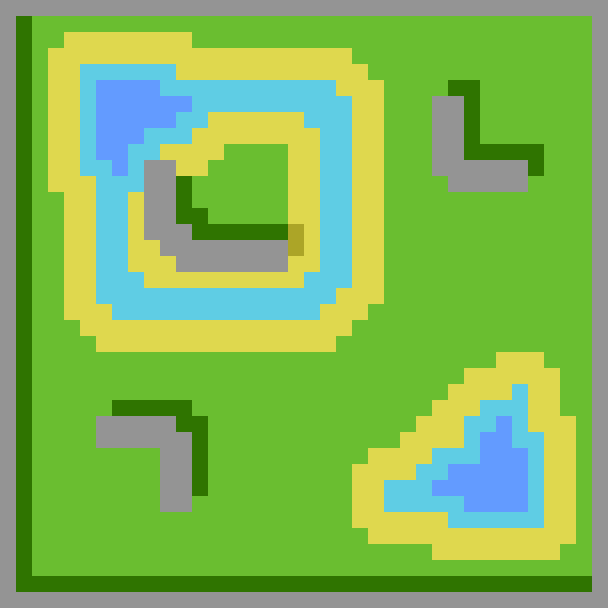

This is a level from a 2D game, rendered from its Tiled map with the project's own tilesets. A one-line summary and the map file follow, with tile-layer data summarised:
An orthogonal 38x38 tile map with 16x16 px tiles, 2 tile layers (Floor_values, Floor), 2 tilesets.

<map version="1.4" tiledversion="1.4.2" orientation="orthogonal" renderorder="right-down" compressionlevel="0" width="38" height="38" tilewidth="16" tileheight="16" infinite="0" backgroundcolor="#696A79" nextlayerid="3" nextobjectid="1"><tileset firstgid="1" name="Whyareyouworkingnow" tilewidth="16" tileheight="16" tilecount="24" columns="4" objectalignment="topleft" margin="0" spacing="0"><image source="..\..\..\..\Images\Sprite-0001.png" width="64" height="96" /></tileset><tileset firstgid="25" name="Floor" tilewidth="16" tileheight="16" tilecount="3" columns="3" objectalignment="topleft"><image source="Floor.intgrid.png" width="48" height="16" /></tileset><layer id="1" name="Floor_values" width="38" height="38" opacity="1"><data>[1444 cells, 1444 non-empty, 3 distinct tile ids]</data></layer><layer id="2" name="Floor" width="38" height="38" opacity="1"><data>[1444 cells, 1444 non-empty, 7 distinct tile ids]</data></layer></map>
